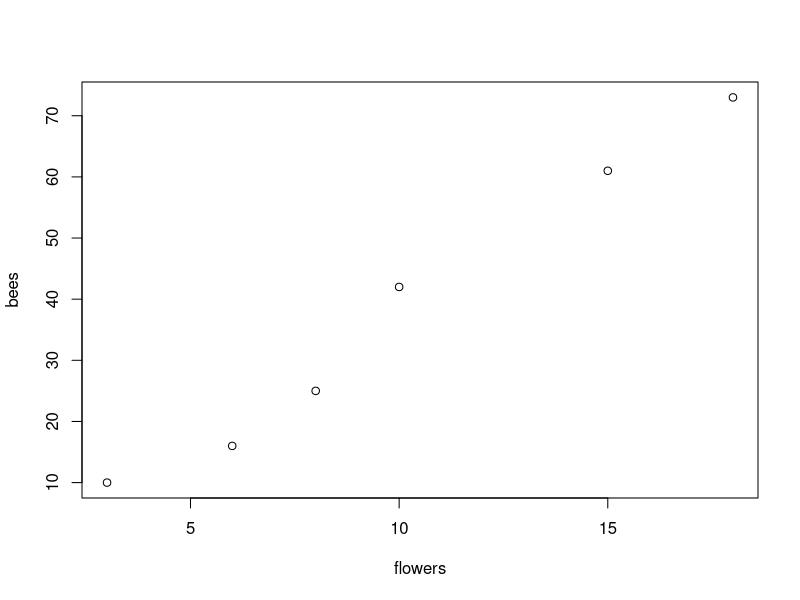
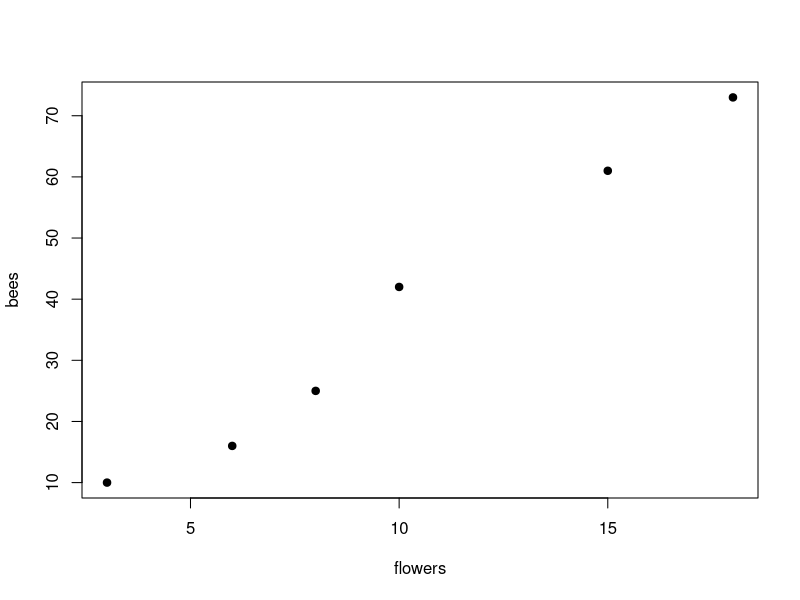
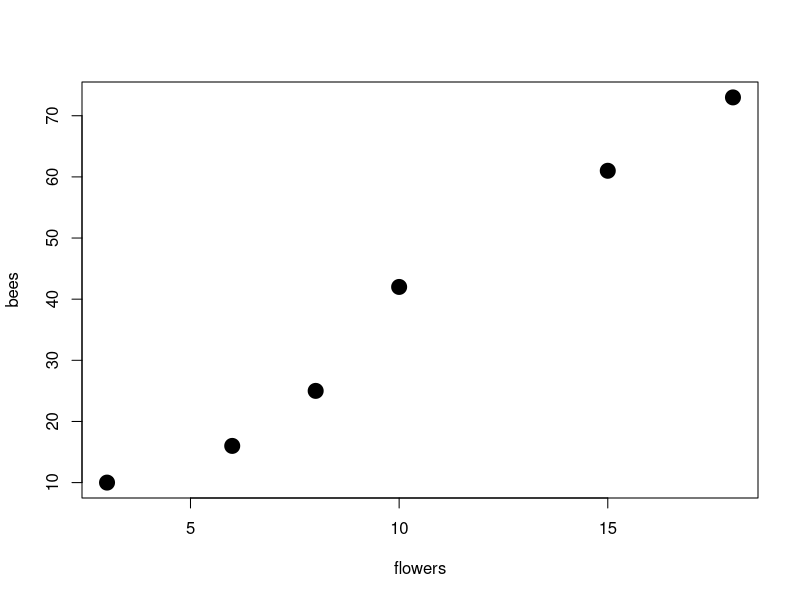
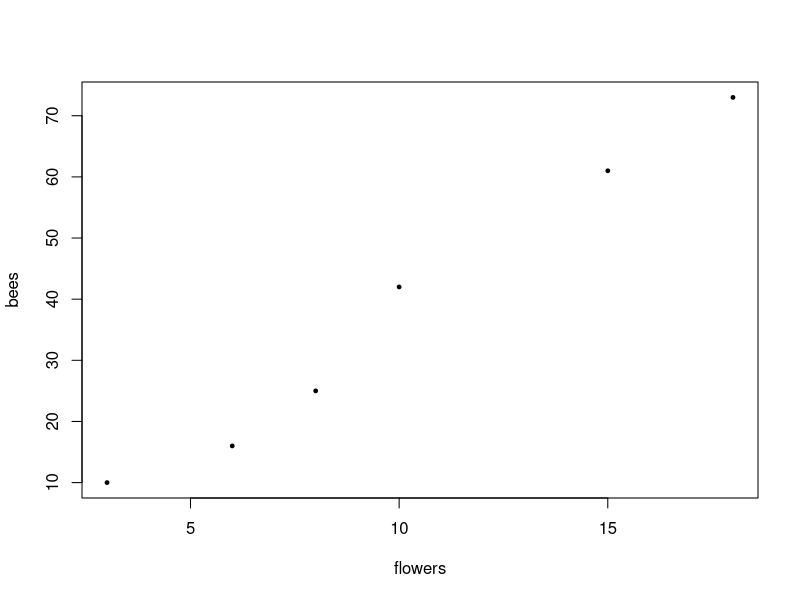
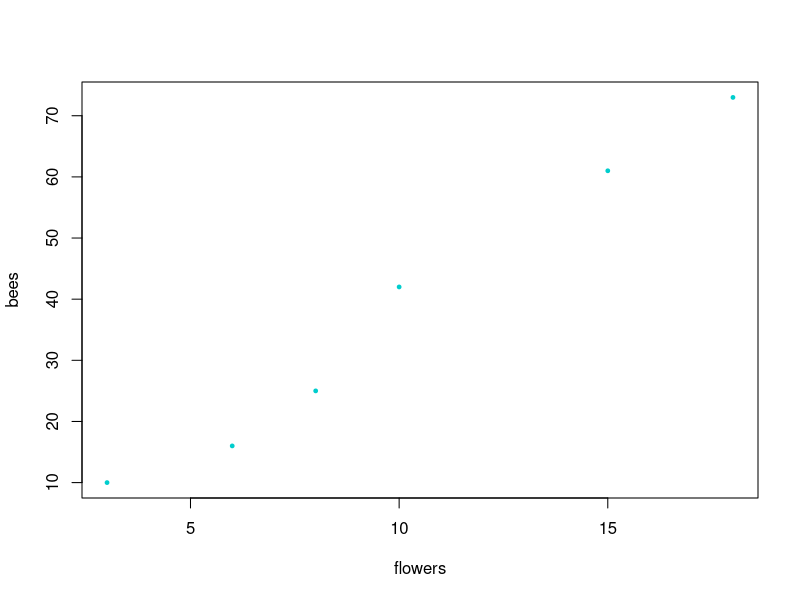

Write the R code that produced these figures, in order.
# First script R

#R a calculator
a<-5*2
b<-4*7

a+b

#arrays

flowers<-c(3,6,8,10,15,18)
flowers

bees<-c(10,16,25,42,61,73)
bees
#posso mettere in relazione flowers con bees, ad es. facendo un grafico (sulla x avrò flowers, sulla y avrò bees)
plot(flowers,bees)

#possiamo cambiare il simbolo 
plot(flowers,bees,pch=19)

#posso cambiare la dimensione
plot(flowers,bees,pch=19,cex=2) # in questo caso raddoppio
plot(flowers,bees,pch=19,cex=.5) #qui si dimezzerranno

#posso cambiare il colore, ricordandosi di metterlo tra virgolette ""
plot(flowers,bees,pch=19,cex=.5,col="cyan3")
#per salvare vai su "Commit changes..."
